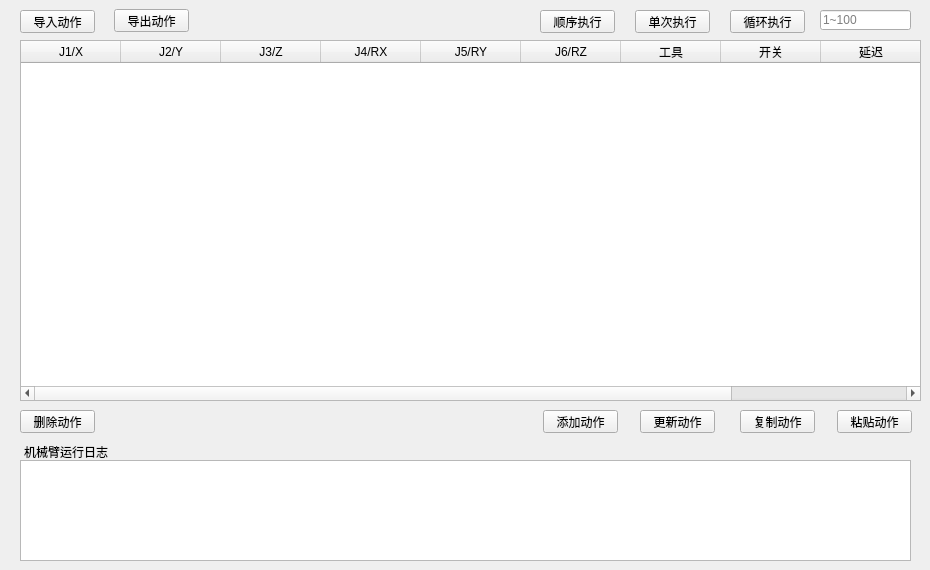
   <widget class="QWidget" name="HelpTeachPage">
    <attribute name="title">
     <string>示教控制</string>
    </attribute>
    <widget class="QTableWidget" name="ActionTableWidget">
     <property name="geometry">
      <rect>
       <x>20</x>
       <y>40</y>
       <width>901</width>
       <height>361</height>
      </rect>
     </property>
     <column>
      <property name="text">
       <string>J1/X</string>
      </property>
     </column>
     <column>
      <property name="text">
       <string>J2/Y</string>
      </property>
     </column>
     <column>
      <property name="text">
       <string>J3/Z</string>
      </property>
     </column>
     <column>
      <property name="text">
       <string>J4/RX</string>
      </property>
     </column>
     <column>
      <property name="text">
       <string>J5/RY</string>
      </property>
     </column>
     <column>
      <property name="text">
       <string>J6/RZ</string>
      </property>
     </column>
     <column>
      <property name="text">
       <string>工具</string>
      </property>
     </column>
     <column>
      <property name="text">
       <string>开关</string>
      </property>
     </column>
     <column>
      <property name="text">
       <string>延迟</string>
      </property>
     </column>
     <column>
      <property name="text">
       <string>备注</string>
      </property>
     </column>
    </widget>
    <widget class="QLabel" name="TeachArmRunLogLabel">
     <property name="geometry">
      <rect>
       <x>24</x>
       <y>444</y>
       <width>91</width>
       <height>16</height>
      </rect>
     </property>
     <property name="text">
      <string>机械臂运行日志</string>
     </property>
    </widget>
    <widget class="QPushButton" name="ActionDeleteButton">
     <property name="geometry">
      <rect>
       <x>20</x>
       <y>410</y>
       <width>75</width>
       <height>23</height>
      </rect>
     </property>
     <property name="text">
      <string>删除动作</string>
     </property>
    </widget>
    <widget class="QPushButton" name="ActionPastButton">
     <property name="geometry">
      <rect>
       <x>837</x>
       <y>410</y>
       <width>75</width>
       <height>23</height>
      </rect>
     </property>
     <property name="text">
      <string>粘贴动作</string>
     </property>
    </widget>
    <widget class="QPushButton" name="ActionCopyButton">
     <property name="geometry">
      <rect>
       <x>740</x>
       <y>410</y>
       <width>75</width>
       <height>23</height>
      </rect>
     </property>
     <property name="text">
      <string>复制动作</string>
     </property>
    </widget>
    <widget class="QPushButton" name="ActionAddButton">
     <property name="geometry">
      <rect>
       <x>543</x>
       <y>410</y>
       <width>75</width>
       <height>23</height>
      </rect>
     </property>
     <property name="text">
      <string>添加动作</string>
     </property>
    </widget>
    <widget class="QPushButton" name="ActionRunButton">
     <property name="geometry">
      <rect>
       <x>540</x>
       <y>10</y>
       <width>75</width>
       <height>23</height>
      </rect>
     </property>
     <property name="text">
      <string>顺序执行</string>
     </property>
    </widget>
    <widget class="QPushButton" name="ActionStepRunButton">
     <property name="geometry">
      <rect>
       <x>635</x>
       <y>10</y>
       <width>75</width>
       <height>23</height>
      </rect>
     </property>
     <property name="text">
      <string>单次执行</string>
     </property>
    </widget>
    <widget class="QPushButton" name="ActionUpdateButton">
     <property name="geometry">
      <rect>
       <x>640</x>
       <y>410</y>
       <width>75</width>
       <height>23</height>
      </rect>
     </property>
     <property name="text">
      <string>更新动作</string>
     </property>
    </widget>
    <widget class="QPushButton" name="ActionLoopRunButton">
     <property name="geometry">
      <rect>
       <x>730</x>
       <y>10</y>
       <width>75</width>
       <height>23</height>
      </rect>
     </property>
     <property name="text">
      <string>循环执行</string>
     </property>
    </widget>
    <widget class="QLineEdit" name="ActionLoopTimes">
     <property name="geometry">
      <rect>
       <x>820</x>
       <y>10</y>
       <width>91</width>
       <height>20</height>
      </rect>
     </property>
     <property name="placeholderText">
      <string>1~100</string>
     </property>
    </widget>
    <widget class="QPushButton" name="ActionImportButton">
     <property name="geometry">
      <rect>
       <x>20</x>
       <y>10</y>
       <width>75</width>
       <height>23</height>
      </rect>
     </property>
     <property name="text">
      <string>导入动作</string>
     </property>
    </widget>
    <widget class="QPushButton" name="ActionOutputButton">
     <property name="geometry">
      <rect>
       <x>114</x>
       <y>9</y>
       <width>75</width>
       <height>23</height>
      </rect>
     </property>
     <property name="text">
      <string>导出动作</string>
     </property>
    </widget>
    <widget class="QTextBrowser" name="TeachArmRunLogWindow">
     <property name="geometry">
      <rect>
       <x>20</x>
       <y>460</y>
       <width>891</width>
       <height>101</height>
      </rect>
     </property>
    </widget>
   </widget>
